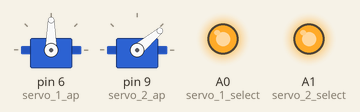
A sketch run on a simulated Arduino Uno, built with avr-gcc and run on an emulated ATmega328P. On the bench: 2 × servo, output pins drawn as LEDs (lit = HIGH).

Above: at 0.05 s.
At 4.0 s:
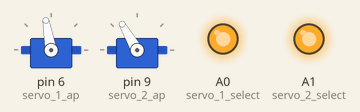
Timing chart, 0 to 5.2 s (numbered marks = the images above):
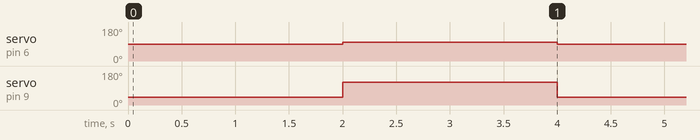

The sketch:

auto_pilot_test.ino
```cpp
#include <Servo.h>

short servo_1_select = A0;
short servo_2_select = A1;

short servo_1_ap = 6;
short servo_2_ap = 9;

Servo servo_1;
Servo servo_2;

void setup() {
	pinMode(servo_1_select, OUTPUT);
	pinMode(servo_2_select, OUTPUT);

	digitalWrite(servo_1_select, HIGH);
	digitalWrite(servo_2_select, HIGH);

	servo_1.attach(servo_1_ap);
	servo_2.attach(servo_2_ap);


}

void loop() {
	servo_2.write(40);
	servo_1.write(90);
	delay(2000);
	servo_2.write(120);
	servo_1.write(100);
	delay(2000);
}
```

Measured:
- by itself, servo on pin 6 (servo_1_ap): alternates 100° for 2.0 s and 90° for 2.0 s
- by itself, servo on pin 9 (servo_2_ap): alternates 120° for 2.0 s and 40° for 2.0 s
